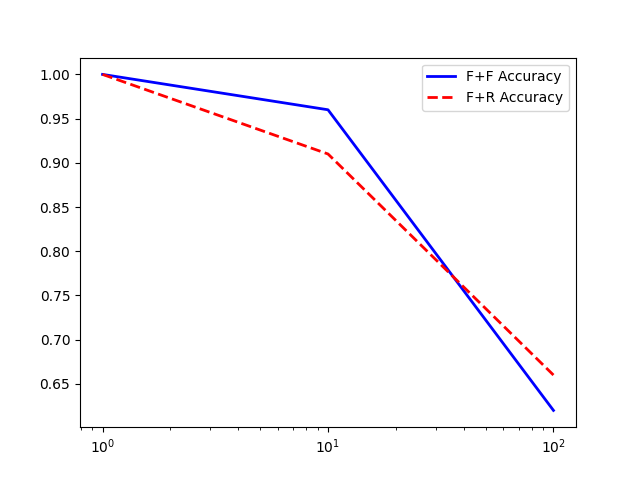

This figure's Python source:
import matplotlib.pyplot as plt

freqs = [1, 10, 100]
ff_acc = [1,0.96, 0.62 ]
fr_acc = [1, 0.91, 0.66]

fig = plt.figure()
ax = fig.add_subplot(1, 1, 1)

ax.plot(freqs, ff_acc, 'b-', linewidth=2, label="F+F Accuracy")
ax.plot(freqs, fr_acc, 'r--', linewidth=2, label="F+R Accuracy")
ax.set_xscale('log')
ax.legend()
plt.show()
